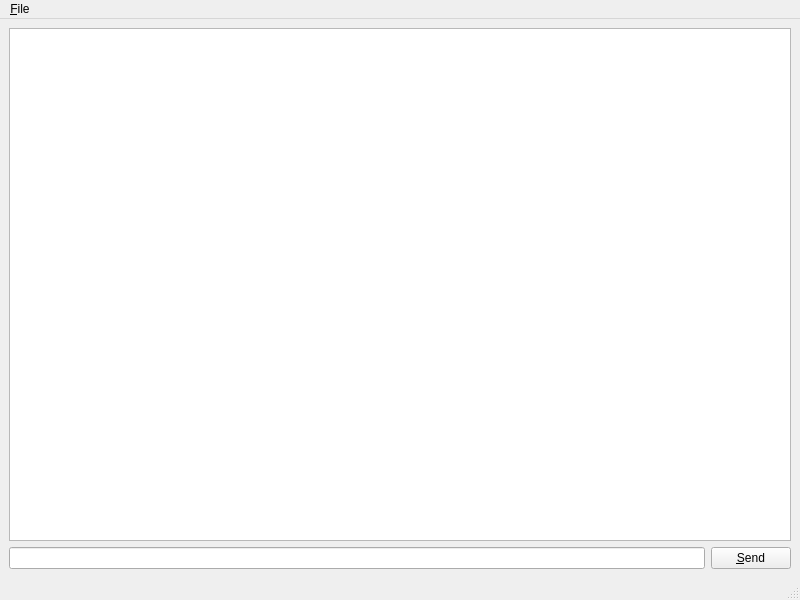
<?xml version="1.0" encoding="UTF-8"?>
<ui version="4.0">
 <class>ChatWindow</class>
 <widget class="QMainWindow" name="ChatWindow">
  <property name="geometry">
   <rect>
    <x>0</x>
    <y>0</y>
    <width>800</width>
    <height>600</height>
   </rect>
  </property>
  <property name="windowTitle">
   <string>Webchat c++ client</string>
  </property>
  <widget class="QWidget" name="centralwidget">
   <layout class="QVBoxLayout" name="verticalLayout">
    <item>
     <widget class="QTextEdit" name="chatTextArea">
      <property name="readOnly">
       <bool>true</bool>
      </property>
     </widget>
    </item>
    <item>
     <layout class="QHBoxLayout" name="horizontalLayout">
      <item>
       <widget class="QLineEdit" name="leMessage"/>
      </item>
      <item>
       <widget class="QPushButton" name="pbSend">
        <property name="text">
         <string>&amp;Send</string>
        </property>
       </widget>
      </item>
     </layout>
    </item>
   </layout>
  </widget>
  <widget class="QMenuBar" name="menubar">
   <property name="geometry">
    <rect>
     <x>0</x>
     <y>0</y>
     <width>800</width>
     <height>19</height>
    </rect>
   </property>
   <widget class="QMenu" name="menu_File">
    <property name="title">
     <string>&amp;File</string>
    </property>
    <addaction name="action_Quit"/>
   </widget>
   <addaction name="menu_File"/>
  </widget>
  <widget class="QStatusBar" name="statusbar"/>
  <action name="action_Quit">
   <property name="text">
    <string>&amp;Quit</string>
   </property>
  </action>
 </widget>
 <tabstops>
  <tabstop>leMessage</tabstop>
  <tabstop>pbSend</tabstop>
  <tabstop>chatTextArea</tabstop>
 </tabstops>
 <resources/>
 <connections>
  <connection>
   <sender>action_Quit</sender>
   <signal>triggered()</signal>
   <receiver>ChatWindow</receiver>
   <slot>close()</slot>
   <hints>
    <hint type="sourcelabel">
     <x>-1</x>
     <y>-1</y>
    </hint>
    <hint type="destinationlabel">
     <x>399</x>
     <y>299</y>
    </hint>
   </hints>
  </connection>
  <connection>
   <sender>leMessage</sender>
   <signal>returnPressed()</signal>
   <receiver>pbSend</receiver>
   <slot>click()</slot>
   <hints>
    <hint type="sourcelabel">
     <x>356</x>
     <y>556</y>
    </hint>
    <hint type="destinationlabel">
     <x>749</x>
     <y>556</y>
    </hint>
   </hints>
  </connection>
 </connections>
</ui>
